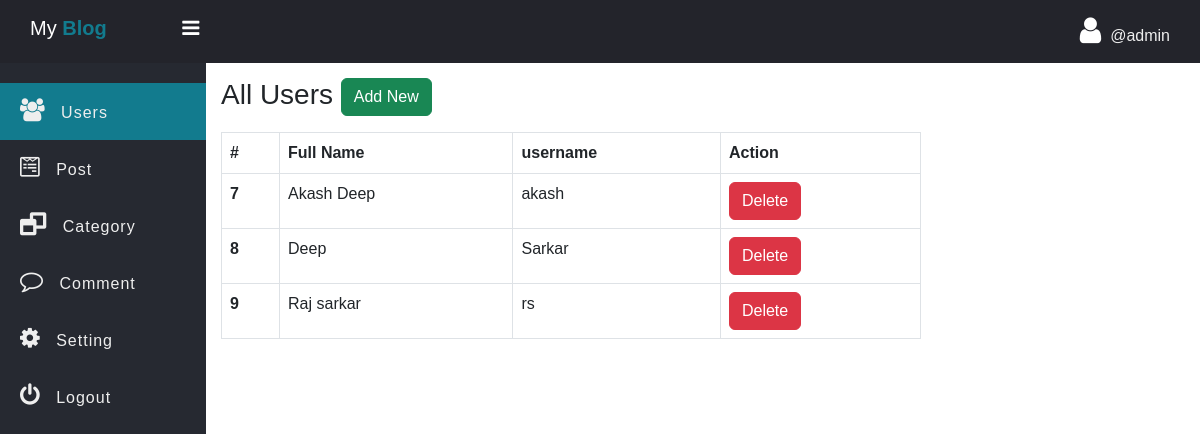
Page /admin/users.php (signed in) on the committed database.
### tables this page shows
CREATE TABLE `users` (
  `id` int(11) NOT NULL,
  `fname` varchar(255) NOT NULL,
  `username` varchar(255) NOT NULL,
  `password` varchar(255) NOT NULL
);

### admin/data/User.php (called while the page is built, shortened)
<?php
function getAll($conn){
   $sql = "SELECT id, fname, username FROM users";
   $stmt = $conn->prepare($sql);
   $stmt->execute();
   if($stmt->rowCount() >= 1){
   	   $data = $stmt->fetchAll();
   	   return $data;
   }else {
   	 return 0;
   }
}

### admin/users.php (the view, shortened to what this page needs)
<?php
if (isset($_SESSION['admin_id']) && isset($_SESSION['username'])) {
 ?>
<!DOCTYPE html>
<html>
<head>
	<link rel="stylesheet" href="https://stackpath.bootstrapcdn.com/font-awesome/4.7.0/css/font-awesome.min.css">
	<link href="https://cdn.jsdelivr.net/npm/bootstrap@5.3.0/dist/css/bootstrap.min.css" rel="stylesheet">
	<link rel="stylesheet" href="../css/side-bar.css">
	<link rel="stylesheet" href="../css/style.css">
</head>
<body>
	<?php
	  include "inc/side-nav.php";
      include_once("data/User.php");
      include_once("../db_conn.php");
      $users = getAll($conn);
	?>
	 <div class="main-table">
	 	<h3 class="mb-3">All Users
	 		<a href="../signup.php" class="btn btn-success">Add New</a></h3>
	 	<?php if ($users != 0) { ?>
	 	<table class="table t1 table-bordered">
		  <thead>
		    <tr>
		      <th scope="col">#</th>
		      <th scope="col">Full Name</th>
		      <th scope="col">username</th>
		      <th scope="col">Action</th>
		    </tr>
		  </thead>
		  <tbody>
		  	<?php foreach ($users as $user) { ?>
		    <tr>
		      <th scope="row"><?=$user['id'] ?></th>
		      <td><?=$user['fname'] ?></td>
		      <td><?=$user['username'] ?></td>
		      <td>
		      	<a href="user-delete.php?user_id=<?=$user['id'] ?>" class="btn btn-danger">Delete</a>
		      </td>
		    </tr>
		    <?php } ?>
		  </tbody>
		</table>
	<?php }else{ ?>
		<div class="alert alert-warning">
			Empty!
		</div>
	<?php } ?>
	 </div>
	</section>
	</div>
</body>
</html>
<?php }else {
	header("Location: ../admin-login.php");
	exit;
} ?>

### css/side-bar.css (style rules this page uses)
* { padding: 0; margin: 0; box-sizing: border-box; font-family: arial, sans-serif; }

### css/style.css (style rules this page uses)
.main-table { width: 90%; max-width: 700px; }

### rows in the picture
users: id "7", fname "Akash Deep", username "akash"
users: id "8", fname "Deep", username "Sarkar"
users: id "9", fname "Raj sarkar", username "rs"

### other values in the picture
$_SESSION['username'] "admin"
